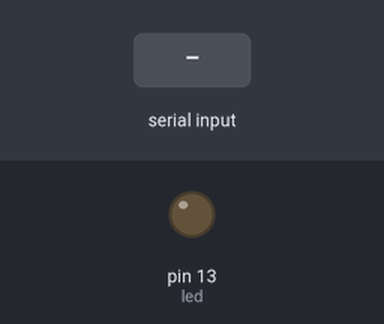
Recording of a sketch running on a simulated Arduino Uno, built with avr-gcc and run on an emulated ATmega328P. On the bench: output pins drawn as LEDs (lit = HIGH). The inputs (shaded band) are chosen by the test bench.

Above: at 1.2 s.
1.3 s: byte 0 (0) received over Serial
At 2.6 s:
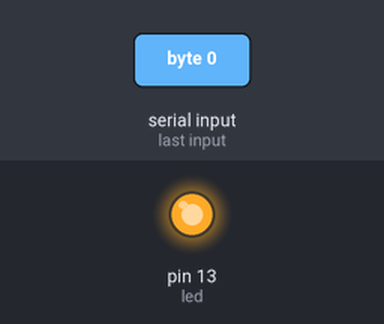
Timing chart, 0 to 4.3 s (numbered marks = the images above; inputs shaded):
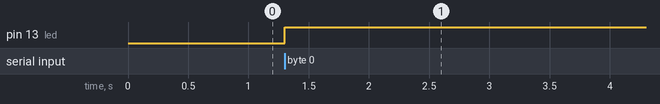

Measured:
- after the input at 1.3 s, pin 13 (led): LOW → HIGH at once

The sketch:

led_blue.ino
```cpp
int led = 13;
int rec;

void setup() {
Serial.begin(9600);
pinMode(led, OUTPUT);
}

void loop() {
 while(Serial.available() > 0) {
  rec = Serial.read();

 if(rec == 0){
  digitalWrite(led, HIGH);
 }
 if(rec == 1){
  digitalWrite(led, LOW);
 }
}
}
```
